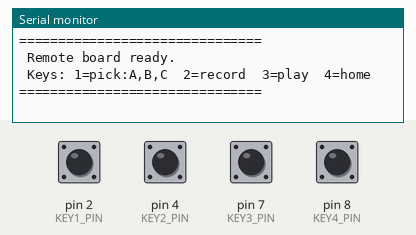
Simulated run of this sketch. Board: Arduino Uno, built with avr-gcc and run on an emulated ATmega328P. Parts: the last lines printed to the serial monitor. The inputs (shaded band) are chosen by the test bench; at power-on: pin 2 (KEY1_PIN), pin 4 (KEY2_PIN), pin 7 (KEY3_PIN), pin 8 (KEY4_PIN) HIGH.

Above: at 1.2 s.
1.3 s: pin 2 (KEY1_PIN) pulled LOW for 0.15 s
At 2.5 s:
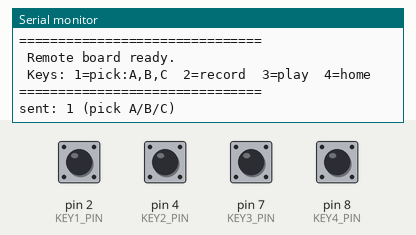
2.9 s: pin 4 (KEY2_PIN) pulled LOW for 0.15 s
At 3.8 s:
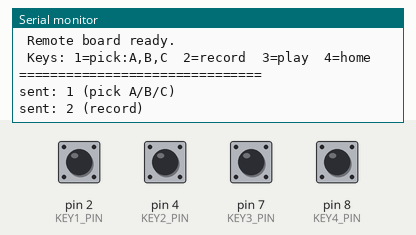
4.5 s: pin 7 (KEY3_PIN) pulled LOW for 0.15 s
At 5.0 s:
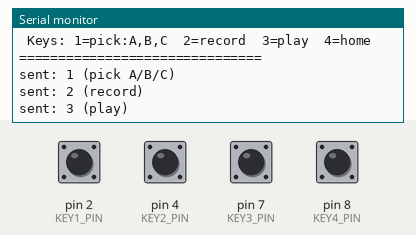
6.1 s: pin 8 (KEY4_PIN) pulled LOW for 0.15 s
At 7.4 s:
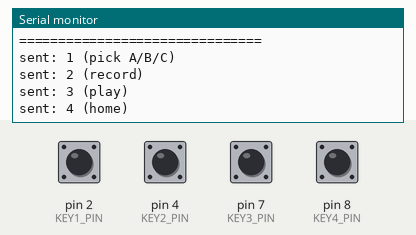

The sketch:

task_3_control.ino
```cpp
#include <SoftwareSerial.h>   // 软件串口库：把普通数字脚当成串口用

/* ==================== 配置区 ==================== */

// —— 4 个按键的引脚（占位值，以电路组实际接线为准） ——
#define KEY1_PIN  2    // 按键1：循环夹取 A/B/C
#define KEY2_PIN  4    // 按键2：录制 开始/结束
#define KEY3_PIN  7    // 按键3：播放
#define KEY4_PIN  8    // 按键4：回中
//联调顺序建议：先单独测本板（看 USB 回显），再单独测机械臂板.
//用电脑发 1/2/3/4，都正常了再把两块板接起来联调。
#define KEY_ACTIVE  LOW

#define LINK_BAUD  9600

#define DEBOUNCE_MS  20

// —— 板间串口（SoftwareSerial）：RX=10, TX=11 ——以电路组为准
// 注意 RX/TX 要和对方"交叉"连接：我的 TX(11) 接对方的 RX(10)
SoftwareSerial link(10, 11); //修改记得
/* ==================== 工具函数 ==================== */
//按键读取（含消抖、防连发）
bool keyPressed(int pin)
{
  if(digitalRead(pin)==KEY_ACTIVE)//确认一次
  {
    delay(DEBOUNCE_MS);
    if (digitalRead(pin) == KEY_ACTIVE)//zai确认一次
    {
    while(digitalRead(pin)==KEY_ACTIVE){delay(5);}//按住期间一直等
    return true;
    }
  }
  return false;
}

/* ==================== 初始化 ==================== */
void setup() {
  Serial.begin(9600);

  pinMode(KEY1_PIN, INPUT_PULLUP);
  pinMode(KEY2_PIN, INPUT_PULLUP);
  pinMode(KEY3_PIN, INPUT_PULLUP);
  pinMode(KEY4_PIN, INPUT_PULLUP);

  link.begin(LINK_BAUD);     // 打开板间串口（给机械臂发指令用）

  Serial.println("===============================");
  Serial.println(" Remote board ready.");
  Serial.println(" Keys: 1=pick:A,B,C  2=record  3=play  4=home");
  Serial.println("===============================");
}

/* ==================== 主循环 ==================== */
void loop() {
 if (keyPressed(KEY1_PIN)) {
    link.write('1');                          // 发给机械臂
    Serial.println("sent: 1 (pick A/B/C)");   // 本地回显
  }
  if (keyPressed(KEY2_PIN)) {
    link.write('2');
    Serial.println("sent: 2 (record)");
  }
  if (keyPressed(KEY3_PIN)) {
    link.write('3');
    Serial.println("sent: 3 (play)");
  }
  if (keyPressed(KEY4_PIN)) {
    link.write('4');
    Serial.println("sent: 4 (home)");
  }
}
```

Measured:
- after the input at 1.3 s, the serial monitor: prints a new line after 0.15 s (image 1)
- after the input at 2.9 s, the serial monitor: prints a new line after 0.15 s (image 2)
- after the input at 4.5 s, the serial monitor: prints a new line after 0.15 s (image 3)
- after the input at 6.1 s, the serial monitor: prints a new line after 0.15 s (image 4)
